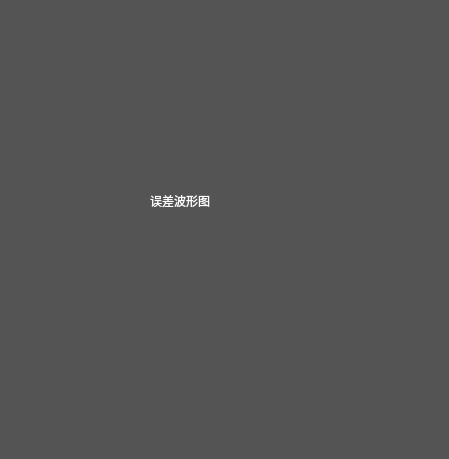
<?xml version="1.0" encoding="UTF-8"?>
<ui version="4.0">
 <class>SerialWidget</class>
 <widget class="QWidget" name="SerialWidget">
  <property name="geometry">
   <rect>
    <x>0</x>
    <y>0</y>
    <width>449</width>
    <height>459</height>
   </rect>
  </property>
  <property name="windowTitle">
   <string>Form</string>
  </property>
  <property name="styleSheet">
   <string notr="true">backguond:rgb(255, 0, 0);</string>
  </property>
  <widget class="QWidget" name="widget" native="true">
   <property name="geometry">
    <rect>
     <x>0</x>
     <y>0</y>
     <width>449</width>
     <height>459</height>
    </rect>
   </property>
   <property name="styleSheet">
    <string notr="true">background:rgb(84, 84, 84)</string>
   </property>
   <widget class="QLabel" name="label">
    <property name="geometry">
     <rect>
      <x>150</x>
      <y>150</y>
      <width>171</width>
      <height>101</height>
     </rect>
    </property>
    <property name="styleSheet">
     <string notr="true">color:rgb(255, 255, 255);
font: 75 24pt &quot;Agency FB&quot;;</string>
    </property>
    <property name="text">
     <string>误差波形图</string>
    </property>
    <property name="textInteractionFlags">
     <set>Qt::LinksAccessibleByMouse</set>
    </property>
   </widget>
  </widget>
 </widget>
 <resources/>
 <connections/>
</ui>
